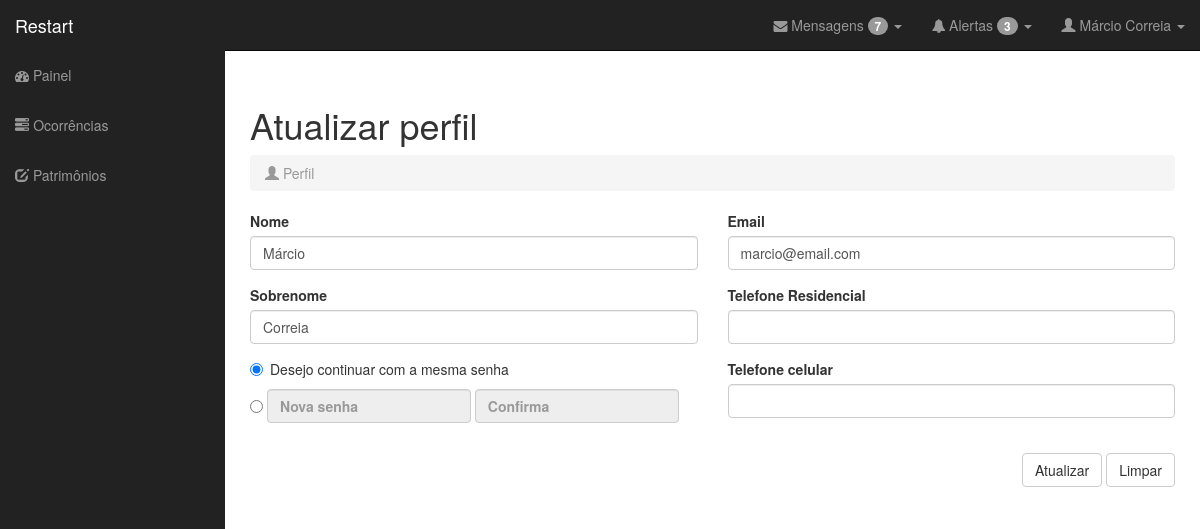
/perfil.php (signed in), run on the app's committed database.
### tables this page shows
CREATE TABLE IF NOT EXISTS `Usuario` (
  `matricula` VARCHAR(16) NOT NULL,
  `nome` VARCHAR(45) NOT NULL,
  `sobrenome` VARCHAR(45) NULL,
  `email` VARCHAR(45) NULL,
  `senha` VARCHAR(45) NOT NULL,
  `tipo_usuario` SMALLINT NOT NULL,
  `data_cadastro` DATE NOT NULL,
  `data_atualizacao` DATE NULL,
  `telefone_residencial` VARCHAR(15) NULL,
  `telefone_celular` VARCHAR(15) NULL,
  PRIMARY KEY (`matricula`));

### classes/db.class.php (called while the page is built)
<?php
	class DB{
		var $serverDB	= 'localhost';
		var $tabelaDB	= 'restart';
		var $userDB		= 'root';
		var $senhaDB	= '';
		function conectaDB(){
			$db = new mysqli($this->serverDB, $this->userDB, $this->senhaDB, $this->tabelaDB);
			if ($db->connect_errno) {
				return false;
				die($db->connect_error);
			}
			else {
				$db->set_charset("utf8");
				return $db;
			}
		}
	}
?>

### classes/usuario.class.php (called while the page is built, shortened)
<?php
require_once 'db.class.php';
class Usuario extends DB {
	private $db;
	public function __construct(){
		$this->db = parent::conectaDB();
	}
	public function obterDados($campo, $matricula) {
		if ($result = $this->db->query("SELECT `$campo` FROM usuario WHERE matricula = '$matricula'")) {
			if ($result->num_rows) {
				while ($string = $result->fetch_array()){
					$valor = $string[$campo];
				}
				return $valor;
			}$result->free();
		}else return ($this->db->error);
	}
}

### perfil.php (the view, shortened to what this page needs)
<?php
  include 'nucleo/cabecario.php';
  include 'classes/usuario.class.php';
  ?>
    <?php
      include("nucleo/barraLateral.php");
  $user = new Usuario;
    ?><div id="page-wrapper">
      <div class="row">
        <div class="col-lg-12">
          <h1>Atualizar perfil</h1>
          <ol class="breadcrumb">
            <li class="active"><i class="glyphicon glyphicon-user"></i> Perfil</li>
          </ol>
        </div>
      </div>
      <div class="row">
        <div class="col-lg-6">
          <form role="form" id="perfil" action="perfil.php" method="post">
            <div class="form-group">
              <label>Nome</label>
              <input class="form-control" type="text" id="nome" name="nome" value="<?php echo $user->obterDados('nome', $_SESSION['matricula']);?>" required autocomplete="off">
            </div>
            <div class="form-group">
              <label>Sobrenome</label>
              <input class="form-control" id="sobrenome" name="sobrenome" value ="<?php echo $user->obterDados('sobrenome', $_SESSION['matricula']);?>" required autocomplete="off">
            </div>
            <div class="radio">
                <input type="radio" name="senhaRadio" id="senhaRadio" value="0" onClick="Disab(this.value)" checked>
                <label> Desejo continuar com a mesma senha</label>
            </div>
              <div class="form-inline">
                <label>
                  <div class="radio">
                    <input type="radio" name="senhaRadio" id="senhaRadio" value="1"  onClick="Disab(this.value)">
                  </div>
                    <input class="form-control" type="password" maxlength="10" id="novasenha" placeholder="Nova senha" name="novasenha" required autocomplete="off">
                    <input class="form-control" type="password" maxlength="10" placeholder="Confirma" id="confirma" name="confirmsenha" required autocomplete="off">
                </label>
              </div>
        </div>
        <div class="col-lg-6">
            <div class="form-group">
              <label>Email</label>
              <input type="email" class="form-control" id="email" name="email" value="<?php echo $user->obterDados('email', $_SESSION['matricula']);?>" required autocomplete="off">
            </div>
            <div class="form-group">
              <label>Telefone Residencial</label>
              <input class="form-control" type="text" id="telefone_residencial" name="telefone_residencial" value="<?php echo $user->obterDados('telefone_residencial', $_SESSION['matricula']);?>" data-mask="(99) 9999-9999" required autocomplete="off">
            </div>
            <div class="form-group">
              <label>Telefone celular</label>
              <input class="form-control" type="text" id="telefone_celular" name="telefone_celular" value="<?php echo $user->obterDados('telefone_celular', $_SESSION['matricula']);?>" data-mask="(99) 9999-9999" required autocomplete="off">
            </div>
            <div class="form-group" align="right"><br>
              <button type="submit" class="btn btn-default">Atualizar</button>
              <button type="reset" class="btn btn-default">Limpar</button>
            </div>
        </div>
      </div>
    </div>
  </div>
</body>
</html>

### css/sb-admin.css (style rules this page uses)
body { margin-top: 50px; }
#page-wrapper { width: 100%; padding: 5px 15px; }
@media (min-width:768px) { #page-wrapper { padding: 15px 25px; } }

### data on the page
usuario: nome "Márcio", sobrenome "Correia", email "marcio@email.com"

### other printed values
$_SESSION['nome'] "Márcio"
$_SESSION['sobrenome'] "Correia"
